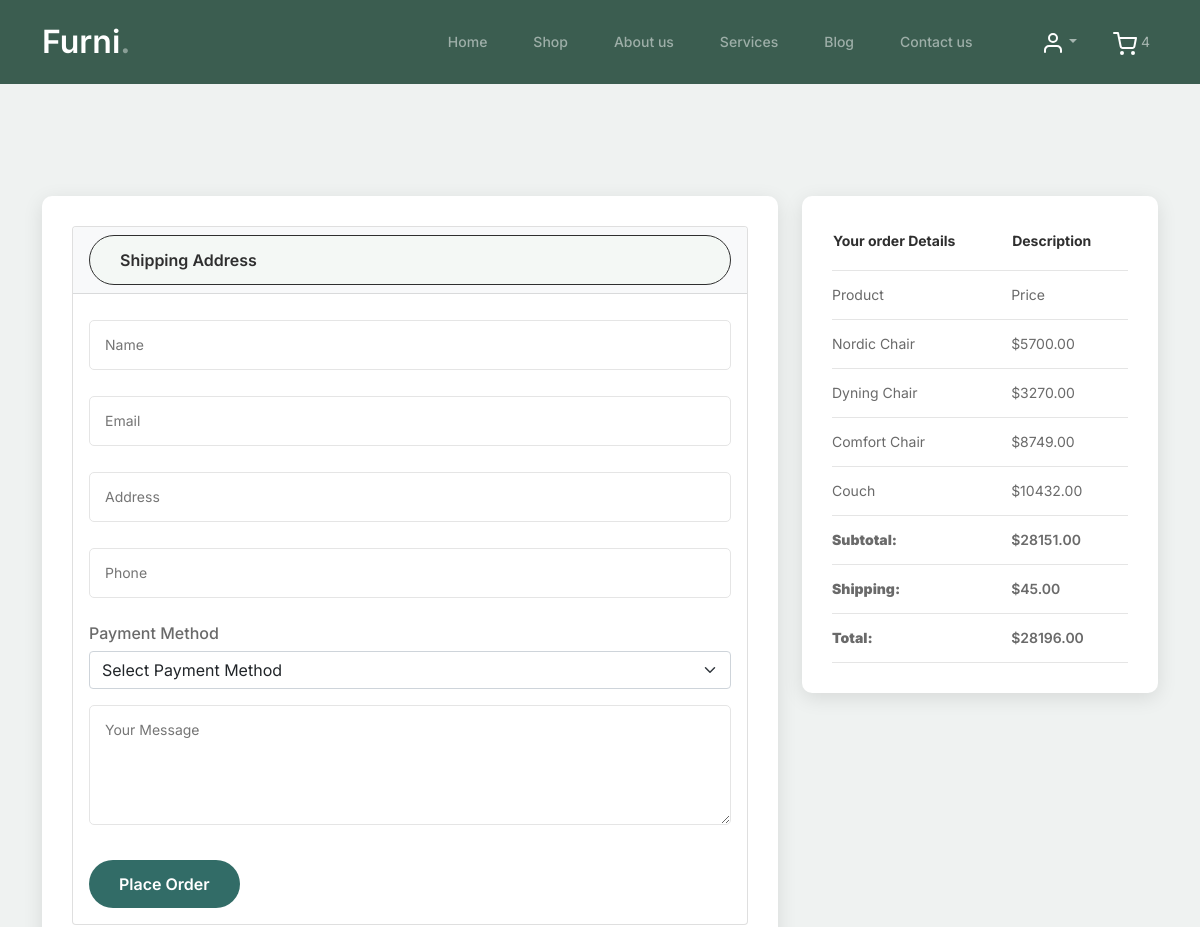
The app's page /shop/checkout/ (signed in, upper part), older data.
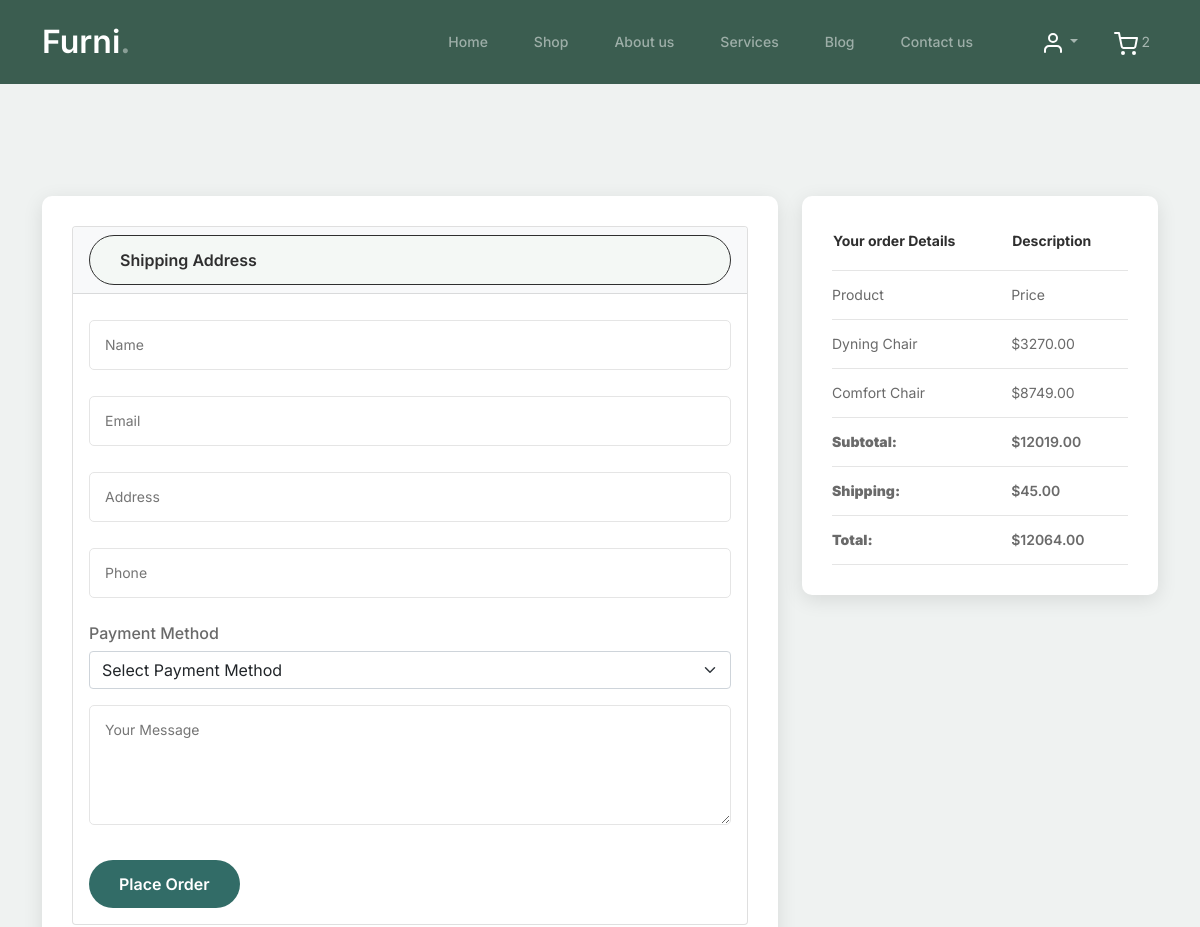
The same page, newer data.
### Shop/models.py (models this page shows, shortened)
class Cart(models.Model):
    user = models.OneToOneField(User, on_delete=models.CASCADE)
    create_at = models.DateTimeField(auto_now_add=True)

class CartItem(models.Model):
    cart = models.ForeignKey(Cart, related_name='items', on_delete=models.CASCADE)
    product = models.ForeignKey(Product, on_delete=models.CASCADE)
    quantity = models.PositiveIntegerField(default=1)
    def get_total_price(self):
        return self.quantity * self.product.price

class Product(models.Model):
    image = models.ImageField(upload_to='Shop/media/uploads')
    title = models.CharField(max_length=50)
    price = models.DecimalField(max_digits=10, decimal_places=3)

### Shop/views.py (the view, shortened to what this page needs)
# urls.py: path('checkout/', views.checkout, name='checkout'),
def checkout(request):
    cart, created = Cart.objects.get_or_create(user=request.user)
    items = cart.items.all()
    subtotal = sum(float(item.product.price) * item.quantity for item in items)
    shipping_cost = 45
    total = subtotal + shipping_cost
    context = {
        'items': items,
        'subtotal': subtotal,
        'shipping_cost': shipping_cost,
        'total': total,
    }
    return render(request, 'checkout.html', context)

### Shop/templates/checkout.html (shortened to what this page needs)
{% extends "base.html" %}
{% load static %}
{% block body %}
  <body>
    <div class="checkout-section mt-150 mb-150">
      <div class="container">
        <div class="row">
          <div class="col-lg-8">
            <div class="checkout-accordion-wrap">
              <div class="accordion" id="accordionExample">
                <div class="card single-accordion">
                  <div class="card-header" id="headingOne">
                    <h5 class="mb-0">
                      <button class="btn btn-link" type="button" data-bs-toggle="collapse" data-bs-target="#collapseOne" aria-expanded="true" aria-controls="collapseOne">
                        Shipping Address
                      </button>
                    </h5>
                  </div>
                  <div id="collapseOne" class="collapse show" aria-labelledby="headingOne" data-parent="#accordionExample">
                    <div class="card-body">
                      <div class="billing-address-form">
                        <form method="POST" action="{% url 'place_order' %}">
                          <p><input type="text" name="name" placeholder="Name" required></p>
                          <p><input type="email" name="email" placeholder="Email" required></p>
                          <p><input type="text" name="billing_address" placeholder="Address" required></p>
                          <p><input type="tel" name="phone" placeholder="Phone" required></p>
                          <div class="mb-3">
                              <h6>Payment Method</h6>
                              <select class="form-select" name="payment_method" required>
                                  <option value="" disabled selected>Select Payment Method</option>
                              </select>
                          </div>
                          <p><textarea name="note" id="bill" cols="30" rows="2" placeholder="Your Message"></textarea></p>
                          <button type="submit" class="btn btn-primary">Place Order</button>
                        </form>
                      </div>
                    </div>
                  </div>
                </div>
              </div>
            </div>
          </div>
          <div class="col-lg-4">
            <div class="order-details-wrap">
              <table class="order-details">
                <thead>
                  <tr>
                    <th>Your order Details</th>
                    <th>Description</th>
                  </tr>
                </thead>
                <tbody class="order-details-body">
                  <tr>
                    <td>Product</td>
                    <td>Price</td>
                  </tr>
                  {% for item in items %}
                  <tr class="table-body-row">
                    <td class="product-name">{{ item.product.title }}</td>
                    <td class="product-total">${{ item.get_total_price|floatformat:2 }}</td>
                  </tr>
                  {% endfor %}
                </tbody>
                <tbody>
                  <tr class="total-data">
                    <td><strong>Subtotal: </strong></td>
                    <td>${{ subtotal|floatformat:2 }}</td>
                  </tr>
                  <tr class="total-data">
                    <td><strong>Shipping: </strong></td>
                    <td>${{ shipping_cost|floatformat:2 }}</td>
                  </tr>
                  <tr class="total-data">
                    <td><strong>Total: </strong></td>
                    <td>${{ total|floatformat:2 }}</td>
                  </tr>
                </tbody>
              </table>
            </div>
          </div>
        </div>
      </div>
    </div>
  {% endblock %}

### templates/base.html (shortened to what this page needs)
{% load static %}
<!DOCTYPE html>
<html lang="en">
  <head>
    <link href="{% static 'css/bootstrap.min.css' %}" rel="stylesheet" />
    <link href="https://cdnjs.cloudflare.com/ajax/libs/font-awesome/6.0.0-beta3/css/all.min.css" rel="stylesheet"/>
    <link href="https://cdnjs.cloudflare.com/ajax/libs/font-awesome/6.0.0/css/all.min.css" rel="stylesheet" />
    <link href="{% static 'css/tiny-slider.css' %}" rel="stylesheet" />
    <link href="{% static 'css/style.css' %}" rel="stylesheet" />
  </head>
  <body>
    <nav
      class="custom-navbar navbar navbar navbar-expand-md navbar-dark bg-dark"
      arial-label="Furni navigation bar"
    >
      <div class="container">
        <a class="navbar-brand" href="{% url "home" %}">Furni<span>.</span></a>
        <div class="collapse navbar-collapse" id="navbarsFurni">
          <ul class="custom-navbar-nav navbar-nav ms-auto mb-2 mb-md-0">
            <li class="nav-item {% if request.resolver_match.url_name == 'home' %}active{% endif %}">
              <a class="nav-link" href="{% url 'home' %}">Home</a>
            </li>
            <li class="nav-item {% if request.resolver_match.url_name == 'shop' %}active{% endif %}">
              <a class="nav-link" href="{% url 'shop' %}">Shop</a>
            </li>
            <li class="nav-item {% if request.resolver_match.url_name == 'about' %}active{% endif %}">
              <a class="nav-link" href="{% url 'about' %}">About us</a>
            </li>
            <li class="nav-item {% if request.resolver_match.url_name == 'service' %}active{% endif %}">
              <a class="nav-link" href="{% url 'service' %}">Services</a>
            </li>
            <li class="nav-item {% if request.resolver_match.url_name == 'blog' %}active{% endif %}">
              <a class="nav-link" href="{% url 'blog' %}">Blog</a>
            </li>
            <li class="nav-item {% if request.resolver_match.url_name == 'contact' %}active{% endif %}">
              <a class="nav-link" href="{% url 'contact' %}">Contact us</a>
            </li>
          </ul>
          <ul class="custom-navbar-cta navbar-nav mb-2 mb-md-0 ms-5">
            <li class="nav-item">
              <div class="dropdown">
                <a class="nav-link dropdown-toggle" href="#" role="button" data-bs-toggle="dropdown" aria-expanded="false">
                  <img src="{% static "images/user.svg" %}" />
                </a>
              </div>
            </li>
            <li>
              <a class="nav-link" href="{% url "cart" %}">
				<img src="{% static "images/cart.svg" %}" />
				{% if user.is_authenticated %}
				{% with cart=user.cart %}
					<span class="cart-count" id="cart-count">{{ cart.items.count }}</span>
				{% endwith %}
				{% endif %}
			</a>
            </li>
          </ul>
        </div>
      </div>
    </nav>
    {% block body %}
    {% endblock %}
</body>

Row changes from the older to the newer data that the page shows:
removed CartItem: product "Nordic Chair", get_total_price "5700.00"
removed CartItem: product "Couch", get_total_price "10432.00"
computed for Cart: items.count "4" → "2"
Text that changed along with them:
{{ subtotal|floatformat:2 }}: "28151.00" → "12019.00"
{{ total|floatformat:2 }}: "28196.00" → "12064.00"
